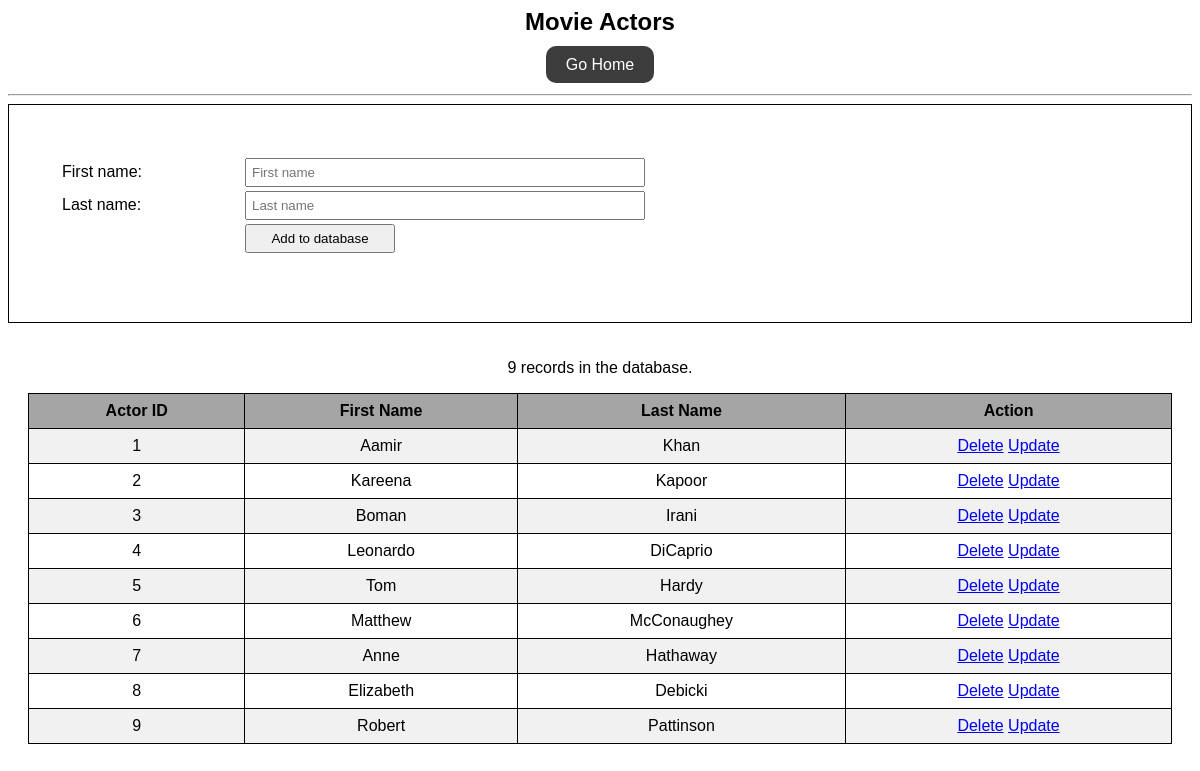
The page /movieActors.php on the database its author committed.
### tables this page shows
CREATE TABLE `dvdactors` (
  `actorID` int(5) NOT NULL,
  `fname` varchar(20) NOT NULL,
  `lname` varchar(20) NOT NULL
);

### movieActors.php (the view, shortened to what this page needs)
<!DOCTYPE html>
<html lang="en">
<head>
</head>
<body>
    <div class="actors-body">
        <h2 class="heading">Movie Actors</h2>
        <div class="buttons">
            <a class="button" href="index.php">Go Home</a>
        </div>
        <hr>
        <div class="actors-form">
            <form action="" method="post">
                <table>
                    <tr>
                        <td>First name:</td>
                        <td><input type="text" name="fname" placeholder="First name" value="<?php echo $fname ?>"></td>
                    </tr>
                    <tr>
                        <td>Last name:</td>
                        <td><input type="text" name="lname" placeholder="Last name" value="<?php echo $lname ?>"></td>
                    </tr>
                    <tr>
                        <td></td>
                        <td><input type="submit" name="submit" value="Add to database"></td>
                    </tr>
                </table>
            </form>
        </div>
        <?php
        include 'connection.php';
        ?>
        <div class="allActors">
            <?php
            $sql = "SELECT COUNT(`actorID`) as num FROM dvdactors";
            $result = mysqli_query($conn, $sql);
            $rows = mysqli_fetch_array($result);
            ?>
            <p><span><?php echo $rows['num'] ?></span> records in the database.</p>
            <table>
                <tr>
                    <th>Actor ID</th>
                    <th>First Name</th>
                    <th>Last Name</th>
                    <th>Action</th>
                </tr>
                <?php
                $sql = "SELECT * FROM `dvdactors`";
                $table = 'dvdactors';
                $result = mysqli_query($conn, $sql);
                while ($rows = mysqli_fetch_array($result)) {
                ?>
                    <tr>
                        <td><?php echo $rows['actorID'] ?></td>
                        <td><?php echo $rows['fname'] ?></td>
                        <td><?php echo $rows['lname'] ?></td>
                        <td>
                            <a href="delete.php?id=<?php echo $rows['actorID'] ?>&table=<?php echo $table ?>">Delete</a>
                            <a href="movieActors.php?edit=<?php echo $rows['actorID'] ?>">Update</a>
                        </td>
                    </tr>
                <?php
                }
                ?>
            </table>
        </div>
    </div>
</body>
</html>

### movieActors.php (style rules this page uses)
* { font-family: sans-serif; }
.heading { text-align: center; }
.buttons { margin-bottom: 20px; text-align: center; }
.button { text-decoration: none; color: white; background-color: #3d3c3c; padding: 10px 20px; border-radius: 10px; margin: 5px; }
.actors-form { border: 1px solid black; padding: 50px; }
.actors-form tr td:nth-child(1) { padding-right: 100px; }
input { width: 400px; padding: 5px; }
input[type=submit] { width: 150px; }
.allActors { display: flex; align-items: center; justify-content: center; flex-direction: column; margin: 20px; }
.allActors table { font-family: arial, sans-serif; border-collapse: collapse; width: 100%; }
.allActors td, .allActors th { border: 1px solid black; text-align: left; padding: 8px; text-align: center; }
.allActors tr:nth-child(even) { background-color: #f1f1f1; }
.allActors tr:nth-child(1) { background-color: #a5a5a5; }

### rows shown on the page
dvdactors: actorID "1", fname "Aamir", lname "Khan"
dvdactors: actorID "2", fname "Kareena", lname "Kapoor"
dvdactors: actorID "3", fname "Boman", lname "Irani"
dvdactors: actorID "4", fname "Leonardo", lname "DiCaprio"
dvdactors: actorID "5", fname "Tom", lname "Hardy"
dvdactors: actorID "6", fname "Matthew", lname "McConaughey"
dvdactors: actorID "7", fname "Anne", lname "Hathaway"
dvdactors: actorID "8", fname "Elizabeth", lname "Debicki"
dvdactors: actorID "9", fname "Robert", lname "Pattinson"

### other values the page prints
$rows['num'] "9"
